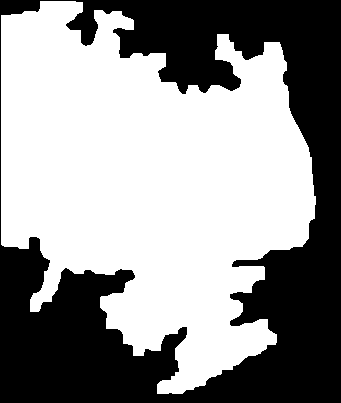
#> input picture Project_Files/MAPS/Map_originals/Lake_Murray_Map_Originals/e_d_image4.png, 341 x 403 px, found by its file name
$ python find_line_segment_intersection_test.py
#> lines starting #> are read from the running program, lines starting #| are printed output that depends on the picture; after the words box and inside, x2 and y2 are one past the last pixel; in counts of white or black regions, pixels touching at a corner belong together
### Project_Files/Jasons_Functions/open_or_show_image.py
import matplotlib.pyplot as plt
import cv2

#this is pretty self explainatory: you either open or show and image
def open_image(path):
    try:
        image = cv2.imread(path, 0) # Reading an image in grayscale mode
#> image: shape (403, 341); 58.3% white; 1 black region, box (x1, y1, x2, y2) and area: (0, 0, 341, 403) 57368
        # print("found image at : " , path)
    except:
        print("couldn't find image at : ", path)
    return(image)

def show_image(image):
    plt.imshow(image, cmap='gray') #map the image to black and white, white representing the line
    plt.show()

### Project_Files/Jasons_Functions/find_line_segment_intersection.py
import numpy as np
from shapely.geometry import LineString

def find_line_segment_intersection(line1,line2):
    """takes in two lines and outputs location of their intersection

    :param line1: array of two points
    :type line1: integer array
    :param line2: array of two points
    :type line2: integer array

    :rtype: int array
    :return: location of intersection
    """
    line1 = LineString([(line1[0][0],line1[0][1]) , (line1[1][0],line1[1][1] )])
    line2 = LineString([(line2[0][0],line2[0][1]) , (line2[1][0],line2[1][1] )])

    intersection = np.array( [ int( line1.intersection(line2).x ) , int( line1.intersection(line2).y ) ] )

    return intersection

### Project_Files/Jasons_Functions/drawline.py
import cv2

#this function draws a line between two points on an image array (note image arrays are indexed weird)
def drawline(p1,p2,image):
    """takes in two np array points and an image to draw on, spits out the image with a line between points

    :param p1: integer array of a point
    :type p1: integer numpy array
    :param image: WHITE ON BLACK image
    :type iamge: integer np array

    :rtype: integer np array
    :return: image w a line between points
    """
    p1 = tuple(p1.astype(int).tolist()) #input is numpyfloat array
    p2 = tuple(p2.astype(int).tolist()) # cv2.line needs tuple int inputs
    color = (255, 255, 255) # color in BGR
    thickness = 1 # line thickness

    #AND THEN FLIP THE  Y , X  FORMAT TO GRAPH IT CORRECTLY !!!!!!
    start_point  = [p1[1],p1[0]]
    end_point = [p2[1],p2[0]]

    return(cv2.line(image, start_point, end_point, color, thickness))

### Project_Files/Jasons_function_tests/find_line_segment_intersection_test.py/find_line_segment_intersection_test.py
import sys
sys.path.append("/home/jasonraiti/Documents/GitHub/USC_REU/Project_Files/Jasons_Functions/")

from find_line_segment_intersection import *

from open_or_show_image import *

from drawline import *

# path to images
path1 = r'./MAPS/Map_originals/Lake_Murray_Map_Originals/e_d_image4.png'

#original image
image1 = open_image(path1)

# define edge boundaries
top_side = [(1,1) , (1,image1.shape[1] -1 )]
#> top_side = [(1, 1), (1, 340)]
bottom_side = [(image1.shape[0] -1,image1.shape[1] -1) , (image1.shape[0]-1 ,1) ]
#> bottom_side = [(402, 340), (402, 1)]
right_side = [(1 ,image1.shape[1] - 1) , (image1.shape[0]-1,image1.shape[1]-1)]
#> right_side = [(1, 340), (402, 340)]
left_side = [(image1.shape[0]-1,1) , (1,1)]
#> left_side = [(402, 1), (1, 1)]

#find intersection
intersection1 = find_line_segment_intersection(bottom_side,right_side)
intersection2 = find_line_segment_intersection(top_side,left_side)
print(intersection1,intersection2)
#| [402 340] [1 1]

#create black canvas
black_image = np.zeros((image1.shape[0],image1.shape[1])) # get black background
new_image = black_image

#drawline
new_image = drawline(intersection1 , intersection2 , black_image)

# print(new_image)

show_image(new_image)
#> in show_image, `plt.show()`:
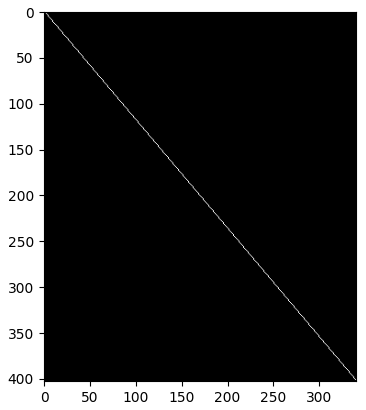
#> figure drawn by matplotlib, 1 panel
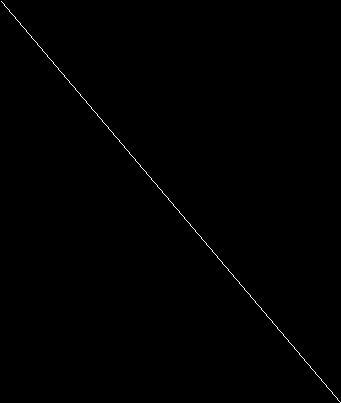
#> new_image: shape (403, 341) float64; 0.29% white in thin lines or dots
for i in new_image:
    for j in i:
        if j > 0 :
            print('we good')
            break
